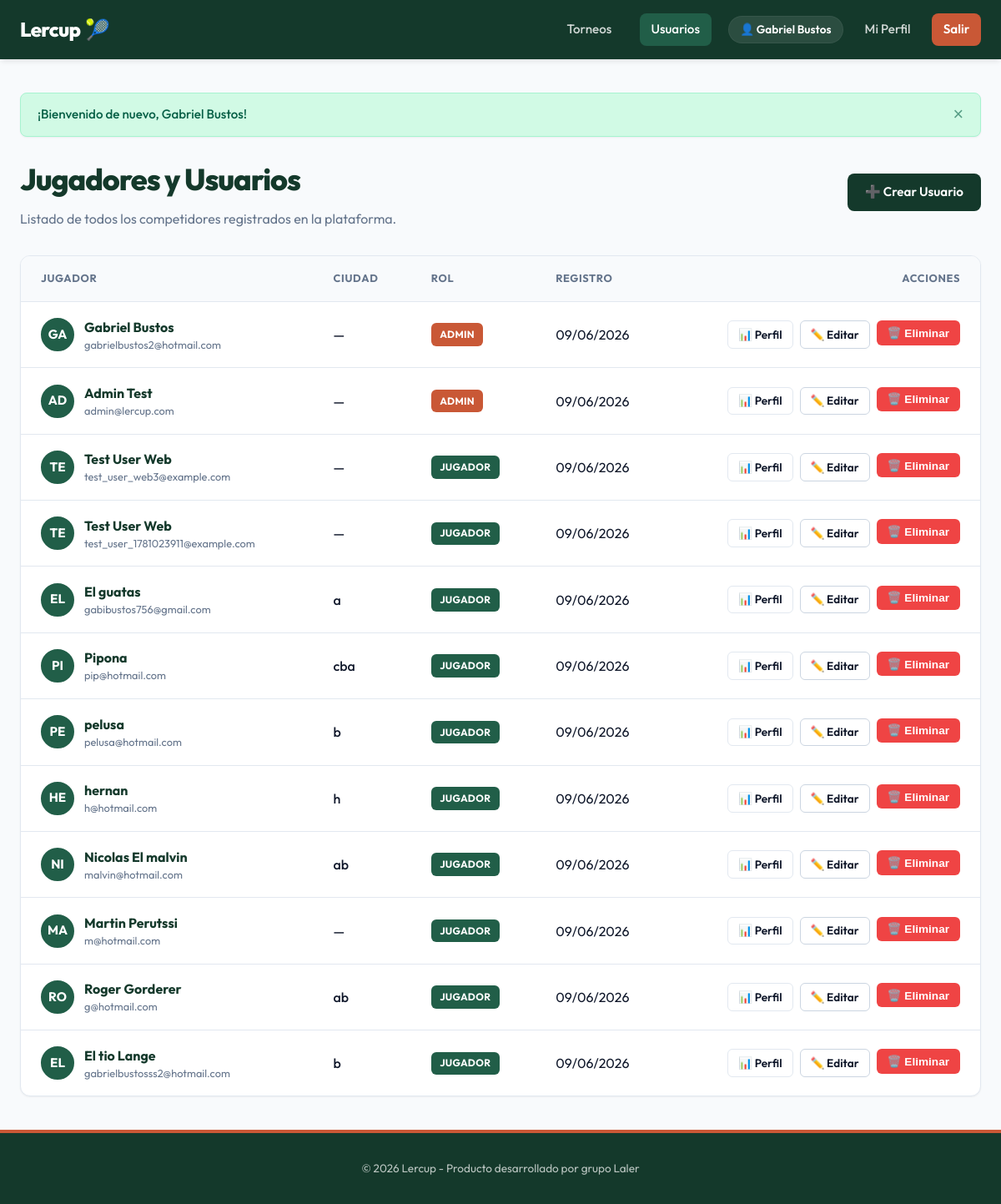
Page /users (signed in) on the earlier database version.
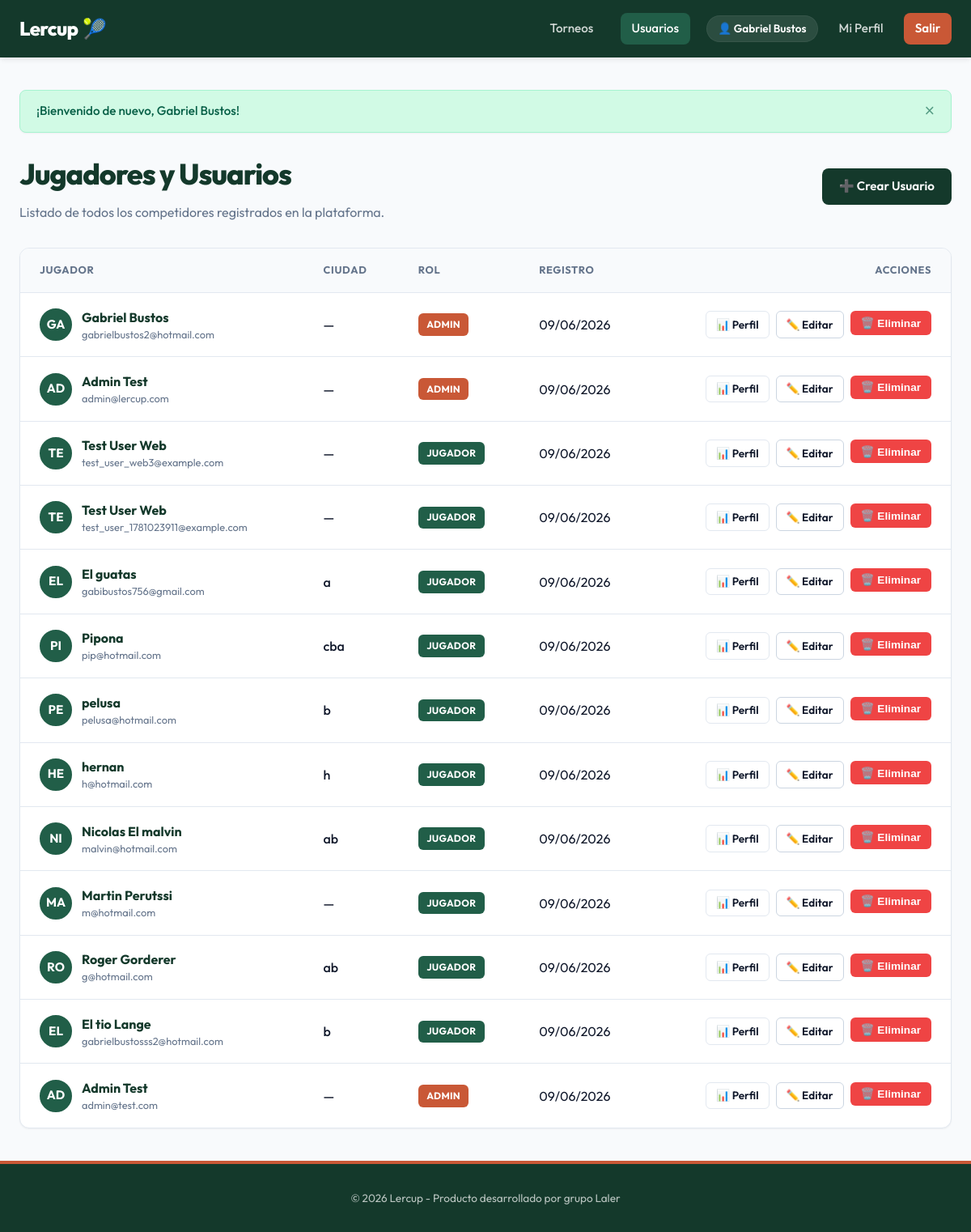
Same page on the later database version.
### app/models/user.py (models this page shows)
class User(SQLModel, table=True):
    id: Optional[int] = Field(default=None, primary_key=True)
    email: str = Field(index=True, unique=True, nullable=False)
    hashed_password: str = Field(nullable=False)
    full_name: str = Field(nullable=False)
    city: Optional[str] = Field(default=None)
    phone_number: Optional[str] = Field(default=None)
    avatar_url: Optional[str] = Field(default=None)
    is_admin: bool = Field(default=False)
    role: str = Field(default="player") # player, tournament_admin, admin
    created_at: datetime = Field(default_factory=datetime.utcnow)
    profiles: List["PlayerProfile"] = Relationship(
        back_populates="user",
        sa_relationship_kwargs={"cascade": "all, delete-orphan"}
    )
    registrations: List["TournamentRegistration"] = Relationship(
        back_populates="user",
        sa_relationship_kwargs={"cascade": "all, delete-orphan"}
    )
    created_tournaments: List["Tournament"] = Relationship(
        back_populates="creator"
    )

### app/routes/web/users.py (the view)
@router.get("")
def list_users(
    request: Request,
    db: Session = Depends(get_session),
    current_user: User = Depends(get_current_user_or_redirect)
):
    users = UserService.get_all_users(db)
    return render_template(request, db, "users/list.html", {
        "users": users,
        "active_page": "users"
    })

### app/templates/users/list.html (shortened to what this page needs)
{% extends "base.html" %}
{% block content %}
<div style="display: flex; justify-content: space-between; align-items: center; margin-bottom: 2rem; flex-wrap: wrap; gap: 1rem;">
    <div>
        <h1>Jugadores y Usuarios</h1>
        <p style="color: var(--text-muted);">Listado de todos los competidores registrados en la plataforma.</p>
    </div>
    {% if current_user and current_user.is_admin %}
        <a href="/users/create" class="btn btn-primary">➕ Crear Usuario</a>
    {% endif %}
</div>
{% if users %}
    <div class="table-responsive">
        <table>
            <thead>
                <tr>
                    <th>Jugador</th>
                    <th>Ciudad</th>
                    <th>Rol</th>
                    <th>Registro</th>
                    <th style="text-align: right;">Acciones</th>
                </tr>
            </thead>
            <tbody>
                {% for u in users %}
                    <tr>
                        <td>
                            <div style="display: flex; align-items: center; gap: 0.75rem;">
                                {% if u.avatar_url %}
                                    <img src="{{ u.avatar_url }}" alt="Avatar" style="width: 2.5rem; height: 2.5rem; border-radius: 50%; object-fit: cover; border: 2px solid var(--primary-light);">
                                {% else %}
                                    <div style="width: 2.5rem; height: 2.5rem; border-radius: 50%; background-color: var(--primary-light); color: white; display: flex; align-items: center; justify-content: center; font-weight: 700; font-size: 0.95rem; text-transform: uppercase; border: 2px solid var(--primary-light);">
                                        {{ u.full_name[:2] }}
                                    </div>
                                {% endif %}
                                <div>
                                    <div style="font-weight: 700; color: var(--primary-color);">{{ u.full_name }}</div>
                                    <div style="font-size: 0.8rem; color: var(--text-muted);">{{ u.email }}</div>
                                </div>
                            </div>
                        </td>
                        <td>
                            <span style="font-weight: 500;">{{ u.city or '—' }}</span>
                        </td>
                        <td>
                            {% if u.role == 'admin' or u.is_admin %}
                                <span class="badge" style="background-color: var(--accent-color); color: white;">Admin</span>
                            {% elif u.role == 'tournament_admin' %}
                                <span class="badge" style="background-color: var(--primary-color); color: white;">Organizador</span>
                            {% else %}
                                <span class="badge" style="background-color: var(--primary-light); color: white;">Jugador</span>
                            {% endif %}
                        </td>
                        <td>{{ u.created_at.strftime('%d/%m/%Y') }}</td>
                        <td style="text-align: right;">
                            <div style="display: flex; justify-content: flex-end; gap: 0.5rem;">
                                <a href="/users/profile/{{ u.id }}" class="btn btn-outline btn-sm">📊 Perfil</a>
                                {% if current_user and current_user.is_admin %}
                                    <a href="/users/edit/{{ u.id }}" class="btn btn-outline btn-sm" style="border-color: #cbd5e1;">✏️ Editar</a>
                                    <form action="/users/delete/{{ u.id }}" method="post" style="display: inline; margin: 0;">
                                        <button type="submit" class="btn btn-danger btn-sm btn-delete-confirm" data-confirm-message="¿Estás seguro de que deseas eliminar al usuario {{ u.full_name }}? Esto puede causar inconsistencia en los partidos jugados.">🗑️ Eliminar</button>
                                    </form>
                                {% endif %}
                            </div>
                        </td>
                    </tr>
                {% endfor %}
            </tbody>
        </table>
    </div>
{% else %}
    <div class="card" style="text-align: center; padding: 4rem 2rem; color: var(--text-muted);">
        <p style="font-size: 2.5rem; margin-bottom: 1rem;">👥</p>
        <h2>No hay usuarios</h2>
        <p>Aún no hay usuarios registrados en el sistema.</p>
    </div>
{% endif %}
{% endblock %}

### app/templates/base.html (shortened to what this page needs)
<!DOCTYPE html>
<html lang="es">
<head>
    <link rel="stylesheet" href="/static/css/app.css">
</head>
<body>
    <header>
        <div class="navbar">
            <a href="/" class="nav-brand">
                Lercup<span>🎾</span>
            </a>
            <nav>
                <ul class="nav-menu">
                    <li><a href="/tournaments" class="nav-link {% if active_page == 'tournaments' %}active{% endif %}">Torneos</a></li>
                    <li><a href="/users" class="nav-link {% if active_page == 'users' %}active{% endif %}">Usuarios</a></li>
                    {% if current_user %}
                        <li class="user-menu">
                            <span class="user-badge">👤 {{ current_user.full_name }}</span>
                            <a href="/users/profile/{{ current_user.id }}" class="nav-link {% if active_page == 'profile' %}active{% endif %}">Mi Perfil</a>
                            <a href="/auth/logout" class="nav-link nav-btn">Salir</a>
                        </li>
                    {% else %}
                        <li><a href="/auth/login" class="nav-link">Iniciar Sesión</a></li>
                        <li><a href="/auth/register" class="nav-link nav-btn">Registrarse</a></li>
                    {% endif %}
                </ul>
            </nav>
        </div>
    </header>
    <main>
        {% if messages %}
            <div class="alerts-container">
                {% for msg in messages %}
                    <div class="alert alert-{{ msg.type }}">
                        <span>{{ msg.text }}</span>
                        <button class="close-btn">&times;</button>
                    </div>
                {% endfor %}
            </div>
        {% endif %}
        {% block content %}
        {% endblock %}
    </main>
    <footer>
        <p>&copy; 2026 Lercup - Producto desarrollado por grupo Laler</p>
    </footer>
</body>
</html>

Differences in the rows shown:
added User: full_name "AD", full_name "Admin Test", email "admin@test.com", city "—", role "ADMIN", created_at "09/06/2026"
